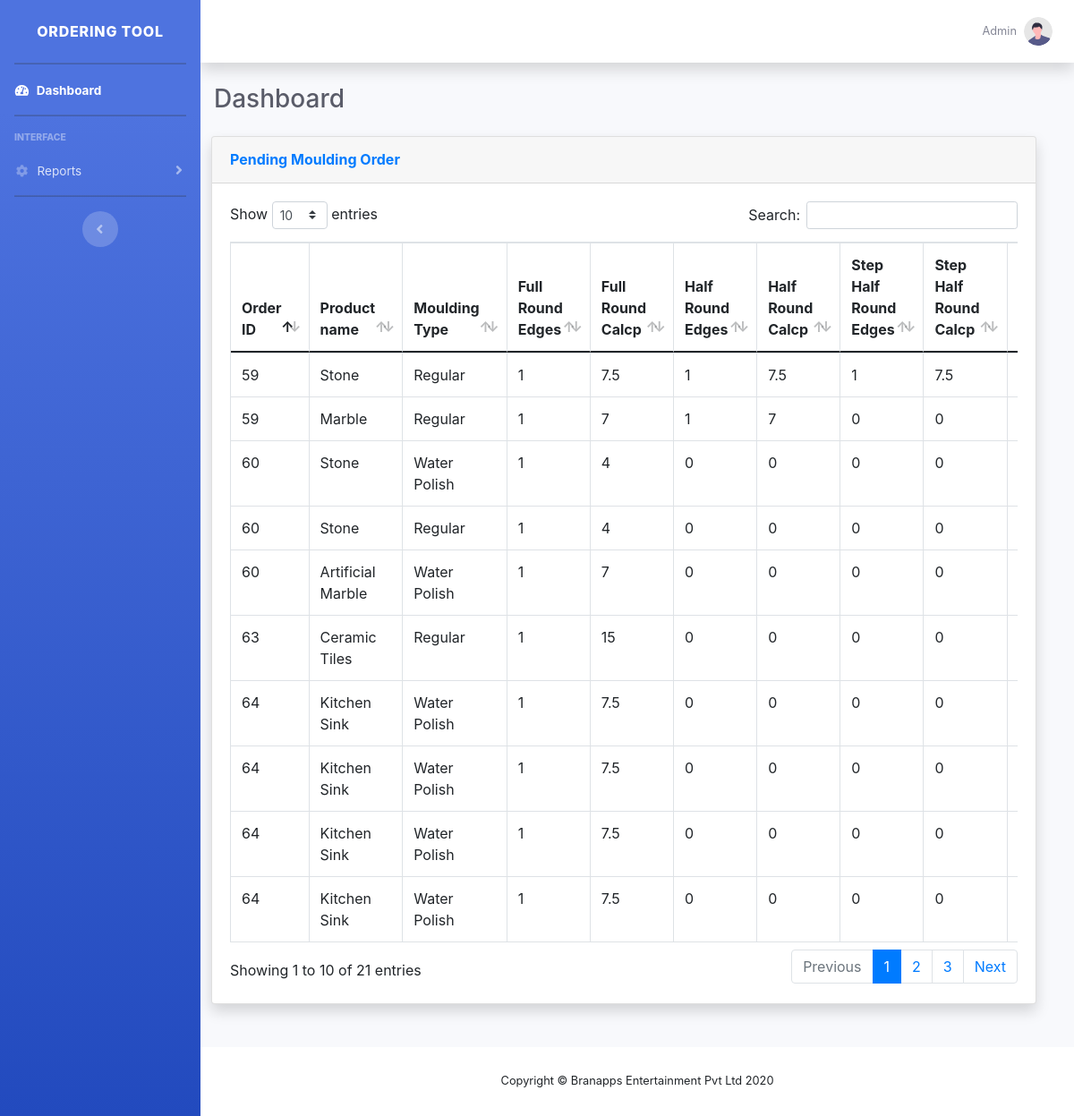
/MouldingPending.php, run on the app's committed database.
### tables this page shows
CREATE TABLE `products` (
  `product_id` int(11) NOT NULL,
  `product_name` varchar(20) NOT NULL
);

### MouldingPending.php (the view, shortened to what this page needs)
<!DOCTYPE html>
<html lang="en">
<head>
    <link href="vendor/fontawesome-free/css/all.min.css" rel="stylesheet" type="text/css">
    <link href="css/sb-admin-2.min.css" rel="stylesheet">
	<link href="vendor/datatables/dataTables.bootstrap4.min.css" rel="stylesheet">
     <link href="https://cdn.jsdelivr.net/npm/bootstrap@5.0.0-beta2/dist/css/bootstrap.min.css" rel="stylesheet">
      <link rel="stylesheet" href="https://stackpath.bootstrapcdn.com/bootstrap/4.5.1/css/bootstrap.min.css">
</head>
<body id="page-top">
    <div id="wrapper">
        <ul class="navbar-nav bg-gradient-primary sidebar sidebar-dark accordion" id="accordionSidebar">
            <a class="sidebar-brand d-flex align-items-center justify-content-center" href="index.php">
                <div class="sidebar-brand-text mx-3">Ordering Tool</div>
            </a>
            <hr class="sidebar-divider my-0">
            <li class="nav-item active">
                <a class="nav-link" href="index.php">
                    <i class="fas fa-fw fa-tachometer-alt"></i>
                    <span>Dashboard</span></a>
            </li>
            <hr class="sidebar-divider">
            <div class="sidebar-heading">
                Interface
            </div>
            <li class="nav-item">
                <a class="nav-link collapsed" href="#" data-toggle="collapse" data-target="#collapseTwo"
                    aria-expanded="true" aria-controls="collapseTwo">
                    <i class="fas fa-fw fa-cog"></i>
                    <span>Reports</span>
                </a>
            </li>
            <hr class="sidebar-divider d-none d-md-block">
            <div class="text-center d-none d-md-inline">
                <button class="rounded-circle border-0" id="sidebarToggle"></button>
            </div>
        </ul>
        <div id="content-wrapper" class="d-flex flex-column">
            <div id="content">
                <nav class="navbar navbar-expand navbar-light bg-white topbar mb-4 static-top shadow">
                    <ul class="navbar-nav ml-auto">
                        <li class="nav-item dropdown no-arrow">
                            <a class="nav-link dropdown-toggle" href="#" id="userDropdown" role="button"
                                data-toggle="dropdown" aria-haspopup="true" aria-expanded="false">
                                <span class="mr-2 d-none d-lg-inline text-gray-600 small">Admin</span>
                                <img class="img-profile rounded-circle"
                                    src="img/undraw_profile.svg">
                            </a>
                        </li>
                    </ul>
                </nav>
                <div class="container-fluid">
                    <div class="d-sm-flex align-items-center justify-content-between mb-4">
                        <h1 class="h3 mb-0 text-gray-800">Dashboard</h1>
                    </div>
                    <div class="row">
                    <div class="row">
					 <div class="col-xl-12 col-md-6 mb-4">
                    <div class="card shadow mb-4">
                         <div class="card-header py-3">
                            <h6 class="m-0 font-weight-bold text-primary">Pending Moulding Order</h6>
                         </div>
                        <div class="card-body">
                            <div class="table-responsive">
                                <table class="table table-bordered" id="dataTable" width="100%" cellspacing="0">
                                    <thead>
                                        <tr>
                                              <th>Order ID</th>
                                              <th>Product name</th>
                                              <th>Moulding Type</th>
                                              <th>Full Round Edges</th>
                                              <th>Full Round Calcp</th>
                                              <th>Half Round Edges</th>
                                              <th>Half Round Calcp</th>
                                              <th>Step Half Round Edges</th>
                                              <th>Step Half Round Calcp</th>
                                              <th>Edge Polish Edges</th>
                                        </tr>
                                    </thead>
                                    <tbody>
        <?php
             $db = mysqli_connect('localhost', 'root', '', 'inv');
             $strSQL="SELECT * from moulding_list,order_summary where moulding_list.order_id=order_summary.order_id AND order_summary.moulding_status='Pending' AND cancelled='No' ";
             $rs = mysqli_query($db, $strSQL);
             while( $row = mysqli_fetch_assoc($rs) )
             {
                $product_id = $row['product_id'];
                $getProdName="SELECT product_name from products WHERE product_id = '$product_id'";
                $nameResult = mysqli_query($db, $getProdName);
                $pname = mysqli_fetch_assoc($nameResult);
                  echo '<tr>';
                  echo '<td>'.$row['order_id'].'</td>';
                  echo '<td>'.$pname['product_name'].'</td>';
                  echo '<td>'.$row['MouldingType'].'</td>';
                  echo '<td>'.$row['FullRoundEdges'].'</td>';
                  echo '<td>'.$row['FullRoundCalcP'].'</td>';
                  echo '<td>'.$row['HalfRoundEdges'].'</td>';
                  echo '<td>'.$row['HalfRoundCalcP'].'</td>';
                  echo '<td>'.$row['StepHalfRoundEdges'].'</td>';
                  echo '<td>'.$row['StepHalfRoundCalcP'].'</td>';
                  echo '<td>'.$row['EdgePolishEdges'].'</td>';
                echo '</tr>';
             }
           ?>
                                    </tbody>
                                </table>
                            </div>
                        </div>
                    </div>
                </div>
            </div>
            <footer class="sticky-footer bg-white">
                <div class="container my-auto">
                    <div class="copyright text-center my-auto">
                        <span>Copyright &copy; Branapps Entertainment Pvt Ltd 2020</span>
                    </div>
                </div>
            </footer>
</div>
        </div>
    </div>
</body>
</html>

### MouldingPending.php (style rules this page uses)
li { list-style: none; }

### data on the page
products: product_name "Stone"
products: product_name "Marble"
products: product_name "Artificial Marble"
products: product_name "Ceramic Tiles"
products: product_name "Kitchen Sink"

### other printed values
$row['order_id'] "59"
$row['MouldingType'] "Regular"
$row['FullRoundEdges'] "1"
$row['FullRoundCalcP'] "7.5"
$row['HalfRoundEdges'] "1"
$row['HalfRoundCalcP'] "7.5"
$row['StepHalfRoundEdges'] "1"
$row['StepHalfRoundCalcP'] "7.5"
$row['FullRoundCalcP'] "7"
$row['HalfRoundCalcP'] "7"
$row['StepHalfRoundEdges'] "0"
$row['StepHalfRoundCalcP'] "0"
$row['order_id'] "60"
$row['MouldingType'] "Water Polish"
$row['FullRoundCalcP'] "4"
